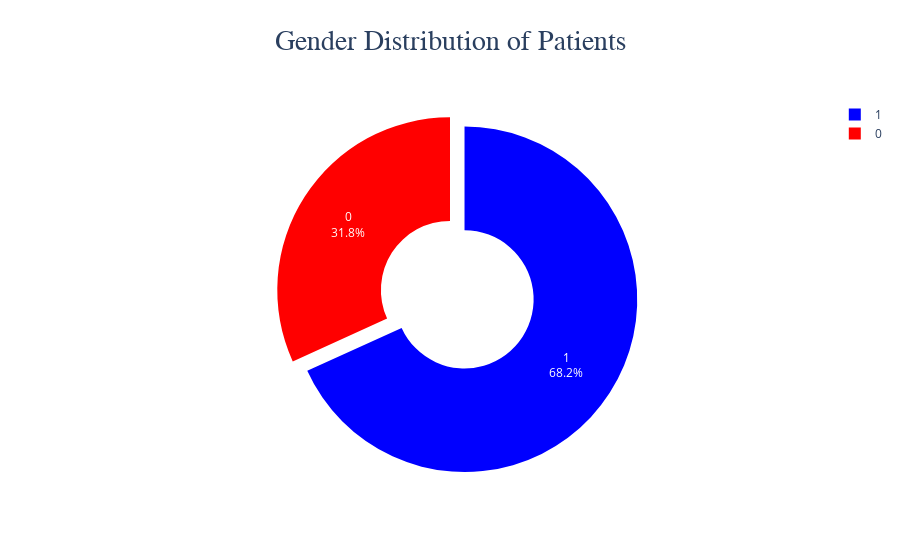

Here is the notebook cell this chart was saved with:
### Code cell
fig = px.pie(
    heart,
    names='sex',
    title='Gender Distribution of Patients',
    color_discrete_sequence=['blue', 'red'],

)
fig.update_layout(  
    title = {
        "x": 0.5,
        "font" :{
            "size" :28,
            "family" : "tahoma"
        }
    }
)  
fig.update_traces(
    textinfo='percent+label',
    hovertemplate='%{label}: %{value} <br>Percentage: %{percent}',
    # marker=dict(line=dict(color='#111', width=1)),
    hole=0.4,
    pull=[0.1, 0]
)
fig

### Figure 1 — Plotly figure (JSON) as saved in the notebook; plotly's stock layout.template omitted (floating-point values rounded to 4 significant figures; data arrays with more than 128 entries replaced by an {"elided": "..."} marker saying what was removed)
{"data": [{"domain": {"x": [0, 1], "y": [0, 1]}, "hole": 0.4, "hovertemplate": "%{label}: %{value} <br>Percentage: %{percent}", "labels": {"elided": "302 int values"}, "legendgroup": "", "name": "", "pull": [0.1, 0], "showlegend": true, "textinfo": "percent+label", "type": "pie"}], "layout": {"legend": {"tracegroupgap": 0}, "piecolorway": ["blue", "red"], "title": {"font": {"family": "tahoma", "size": 28}, "text": "Gender Distribution of Patients", "x": 0.5}}}
